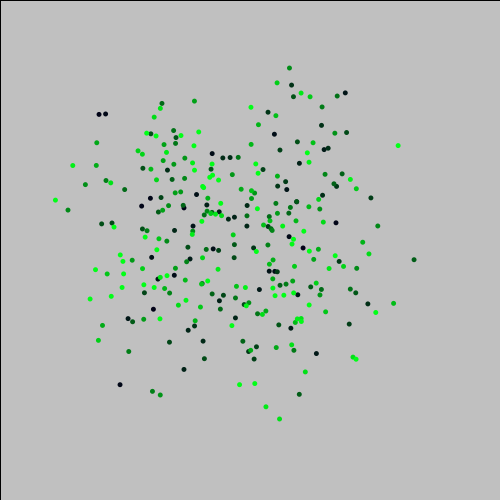
Frame 1 (no input)
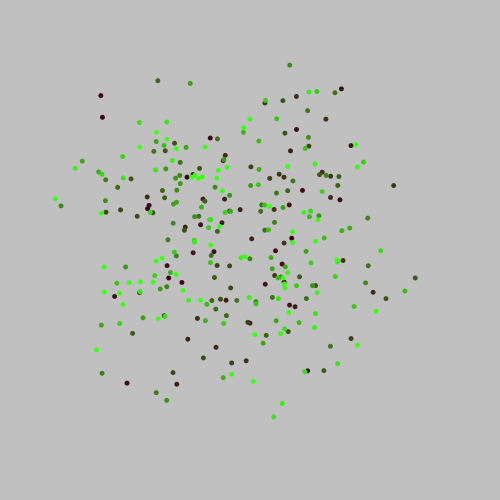
Frame 60 (the mouse pressed at the canvas centre just before this capture)
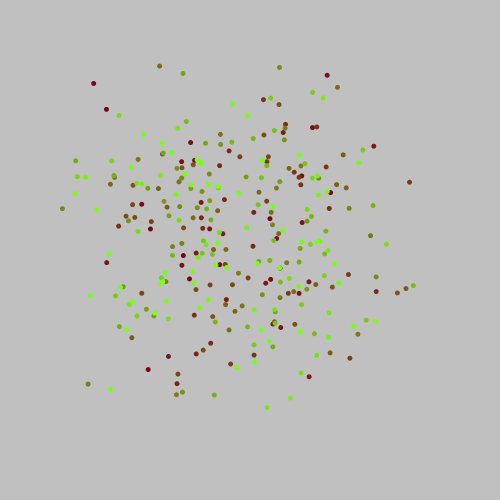
Frame 120 (the mouse held since frame 60 and released just before this capture)

The Processing sketch that drew these frames (run headless with seeded random() and noise(); from frame 60 on, the mouse is pressed at the canvas centre):

// Processing sketch: MagicWorms
// ── MagicWorms.pde
int randomX=0;
int randomY=0;
void setup() {
size(500,500);
}

void draw() {
  background(200,200,200);
  makeMagical();
  for (int i = 0; i<300;i++){
     fill(frameCount,i,23);
    ellipse(getWormX(i),getWormY(i),5,5);
  }
}

 float frequency = 0.001;
    float noiseInterval = PI;

    void makeMagical() {
        fill( 0, 0, 0, 10 );
        rect(0, 0, width, height);
        noStroke();
    }

    float getWormX(int i) {
        return map(noise(i*noiseInterval + frameCount * frequency), 0, 1, 0, width);
    }

    float getWormY(int i) {
        return map(noise(i*noiseInterval+1 + frameCount * frequency), 0, 1, 0, height);
    }
